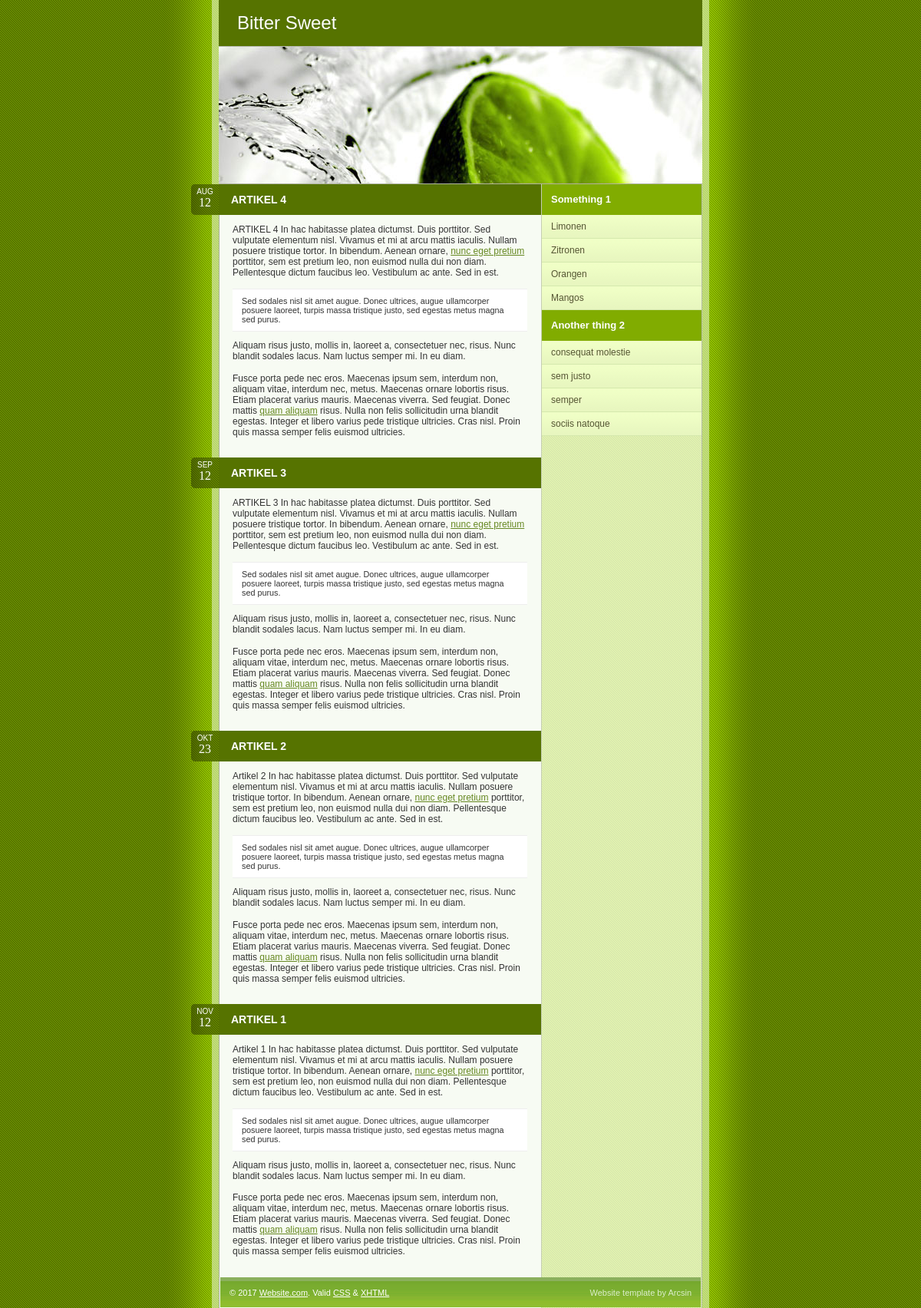
The app's page /minicms_05/index.php?id=2 with its own data.
### tables this page shows
CREATE TABLE `artikel` (
  `id` int(11) NOT NULL,
  `headline` varchar(150) NOT NULL,
  `artikel` varchar(4000) NOT NULL,
  `monat` varchar(3) NOT NULL,
  `tag` varchar(2) NOT NULL
);

### minicms_05/index.php (the view, shortened to what this page needs)
<?php
	$page = 1;
	if(isset($_GET['id'])){
		$page = $_GET['id'];
	}
	$html = file_get_contents('tpl/index.tpl');
	$head = file_get_contents('tpl/head.tpl');
	$foot = file_get_contents('tpl/foot.tpl');
	$link = mysqli_connect('localhost', 'root', '', 'minicms');
	mysqli_set_charset($link, 'utf8');
	$ergebnis = mysqli_query($link, "SELECT * FROM config WHERE id = $page");
	$ds = mysqli_fetch_assoc($ergebnis);
	$artikelArray = explode(',', $ds['artikel']);
	$naviArray    = explode(',', $ds['navigation']);
	$art = '';
	foreach($artikelArray as $key => $value){
		$ergebnis = mysqli_query($link, "SELECT * FROM artikel WHERE id=$value");
		$ds = mysqli_fetch_assoc($ergebnis);
		$art .= '<div class="item">
			<div class="date">
			<div>'.$ds['monat'].'</div>
			<span>'.$ds['tag'].'</span>
			</div>
			<div class="content">
		<h1>'.$ds['headline'].'</h1>
		<div class="body">'.$ds['artikel'].'</div></div></div>';
	}
	$navi = '';
	foreach($naviArray as $key => $value){
		$ergebnis = mysqli_query($link, "SELECT * FROM navigation WHERE id=$value");
		$ds = mysqli_fetch_assoc($ergebnis);
		$navi .= $ds['navigation'];
	}
	$html = str_replace('###ART###', $art, $html);
	$html = str_replace('###HEAD###', $head, $html);
	$html = str_replace('###FOOT###', $foot, $html);
	$html = str_replace('###NAVI###', $navi, $html);
	echo $html;
?>

### minicms_05/css/default.css (style rules this page uses)
* { margin: 0; padding: 0; }
a { color: #682; }
body { background: #5F8000 url(../img/bg.gif) repeat-y center top; color: #333; font: normal 62.5% "Lucida Sans Unicode",sans-serif; }
p,cite,code,ul { font-size: 1.2em; padding-bottom: 1.2em; }
ul { margin-left: 1.2em; }
li { list-style-image: url(../img/li.gif); }
h1 { font-size: 1.4em; }
blockquote { background: #FFF; border-bottom: 1px solid #EEE; border-top: 1px solid #EEE; color: #333; display: block; font-size: 0.9em; margin-bottom: 1.2em; padding: 6px 12px; }
blockquote p { padding: 3px 0; }
h1,h2,h3 { color: #654; }
.container { background: url(../img/bgcontainer.gif) repeat-y; margin: 0 auto; width: 702px; }
.top { background: #567300; font: normal 2.4em Verdana,sans-serif; height: 60px; margin: 0 auto; width: 630px; }
.top a { color: #FFF; display: block; line-height: 60px; text-decoration: none; width: 100%; }
.top span { padding-left: 24px; }
.header { background: url(../img/header.jpg) no-repeat; height: 180px; margin: 0 auto; width: 630px; }
.item { clear: both; }
.item .date { background: url(../img/bgdate.gif) no-repeat; color: #FFF; float: left; height: 40px; text-align: center; width: 36px; }
.item .date div { padding-top: 4px; }
.item .date span { font: normal 1.6em serif; }
.item .content { float: left; width: 420px; }
.item h1 { background: #567300; color: #FFF; line-height: 40px; padding-left: 16px; }
.item .body { padding: 12px 18px; }
.main { float: left; }
.navigation { float: left; margin-left: 1px; width: 208px; }
.navigation h1 { background: #81AC00; color: #FFF; font-size: 1.3em; line-height: 40px; padding-left: 12px; }
.navigation ul { margin: 0; padding: 0; }
.navigation li { border-bottom: 1px solid #D5E8AD; list-style: none; }
.navigation li a { background: #E8F6BF url(../img/bgnavigation.gif) repeat-x; color: #553; display: block; padding: 8px 4px 8px 12px; text-decoration: none; }
.footer { background: url(../img/bgfooter.gif) repeat-x; color: #FFF; font-size: 1.1em; line-height: 40px; margin: 0 auto; width: 626px; }
.footer a { color: #FFF; }
.footer .left, .footer .right { padding: 0 12px; }
.footer .right, .footer .right a { text-decoration: none; color: #DEC; }
.left { float: left; }
.right { float: right; }

### records on screen
artikel: monat "AUG", tag "12", headline "ARTIKEL 4", artikel "ARTIKEL 4 In hac habitasse platea dictumst. Duis porttitor. Sed vulputate elementum nisl. Vivamus et mi at arcu mattis iaculis. Nullam posuere tristique tortor. In bibendum. Aenean ornare, nunc eget pretium porttitor, sem est pretium leo, non euismod nulla dui non diam. Pellentesque dictum faucibus leo. Vestibulum ac ante. Sed in est. Sed sodales nisl sit amet augue. Donec ultrices, augue ullamcorper posuere laoreet, turpis massa tristique justo, sed egestas metus magna sed purus. Aliquam risus justo, mollis in, laoreet a, consectetuer nec, risus. Nunc blandit sodales lacus. Nam luctus semper mi. In eu diam. Fusce porta pede nec eros. Maecenas ipsum sem, interdum non, aliquam vitae,…"
artikel: monat "SEP", tag "12", headline "ARTIKEL 3", artikel "ARTIKEL 3 In hac habitasse platea dictumst. Duis porttitor. Sed vulputate elementum nisl. Vivamus et mi at arcu mattis iaculis. Nullam posuere tristique tortor. In bibendum. Aenean ornare, nunc eget pretium porttitor, sem est pretium leo, non euismod nulla dui non diam. Pellentesque dictum faucibus leo. Vestibulum ac ante. Sed in est. Sed sodales nisl sit amet augue. Donec ultrices, augue ullamcorper posuere laoreet, turpis massa tristique justo, sed egestas metus magna sed purus. Aliquam risus justo, mollis in, laoreet a, consectetuer nec, risus. Nunc blandit sodales lacus. Nam luctus semper mi. In eu diam. Fusce porta pede nec eros. Maecenas ipsum sem, interdum non, aliquam vitae,…"
artikel: monat "OKT", tag "23", headline "ARTIKEL 2", artikel "Artikel 2 In hac habitasse platea dictumst. Duis porttitor. Sed vulputate elementum nisl. Vivamus et mi at arcu mattis iaculis. Nullam posuere tristique tortor. In bibendum. Aenean ornare, nunc eget pretium porttitor, sem est pretium leo, non euismod nulla dui non diam. Pellentesque dictum faucibus leo. Vestibulum ac ante. Sed in est. Sed sodales nisl sit amet augue. Donec ultrices, augue ullamcorper posuere laoreet, turpis massa tristique justo, sed egestas metus magna sed purus. Aliquam risus justo, mollis in, laoreet a, consectetuer nec, risus. Nunc blandit sodales lacus. Nam luctus semper mi. In eu diam. Fusce porta pede nec eros. Maecenas ipsum sem, interdum non, aliquam vitae,…"
artikel: monat "NOV", tag "12", headline "ARTIKEL 1", artikel "Artikel 1 In hac habitasse platea dictumst. Duis porttitor. Sed vulputate elementum nisl. Vivamus et mi at arcu mattis iaculis. Nullam posuere tristique tortor. In bibendum. Aenean ornare, nunc eget pretium porttitor, sem est pretium leo, non euismod nulla dui non diam. Pellentesque dictum faucibus leo. Vestibulum ac ante. Sed in est. Sed sodales nisl sit amet augue. Donec ultrices, augue ullamcorper posuere laoreet, turpis massa tristique justo, sed egestas metus magna sed purus. Aliquam risus justo, mollis in, laoreet a, consectetuer nec, risus. Nunc blandit sodales lacus. Nam luctus semper mi. In eu diam. Fusce porta pede nec eros. Maecenas ipsum sem, interdum non, aliquam vitae,…"

### other values on screen
$html "Bitter Sweet Something 1 Limonen Zitronen Orangen Mangos Another thing 2 consequat molestie sem justo semper sociis natoque © 2017 Website.com . Valid CSS & XHTML Website template by Arcsin"
